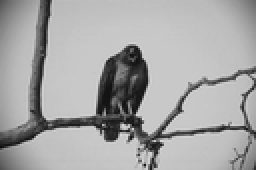
%> input picture Atividade 3/42049_20-200.png, 128 x 85 px, shrunk from 481 x 321 before the run (shown 2 times larger)
$ octave atv03_03.m   (GNU Octave 9; MATLAB toolbox functions it lacks are replaced by stand-ins)
%> lines starting %> are read from the running program, lines starting %| are printed output that depends on the picture
clear all; close all; clc
% Carregando a Imagem
g = imread('42049_20-200.png');
%> g is the input picture: size 85x128 uint8; min 13, max 218, mean 165.4
[lin,col]=size(g);
%> lin = 85; col = 128
%figure; imshow(g)
vet=zeros(1,256)
%gSorted = sort(g)
acumulador=0

for k = min(g(:)):max(g(:))
  for i = 1:lin
    for j = 1:col
      if g(i,j)==k
        acumulador=acumulador+1
      endif
    endfor
  endfor
  vet(k)=acumulador
  acumulador=0
endfor
%> after the loop, vet = 256 values, max 1290 at index 200, min 0 at index 1, mean 42.5

imhist(g)
axis "auto y"
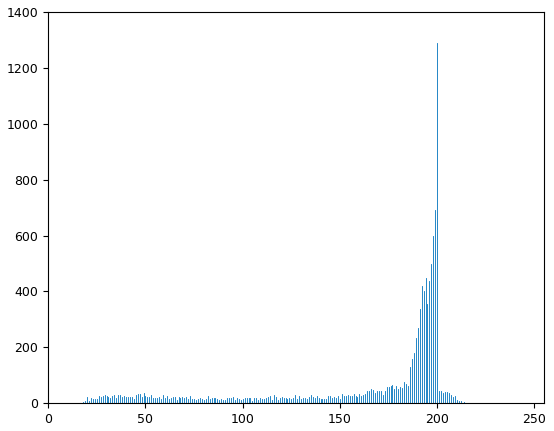
%> figure redrawn from the program's plot data; highest point at x = 200, y = 1290

figure, plot(vet)
xlim([0 255]), ylim("auto y")
grid on
title('Na unha')
xlabel('valor'), ylabel('ocorr阯cias')
%> after `ylabel('ocorr阯cias')`:
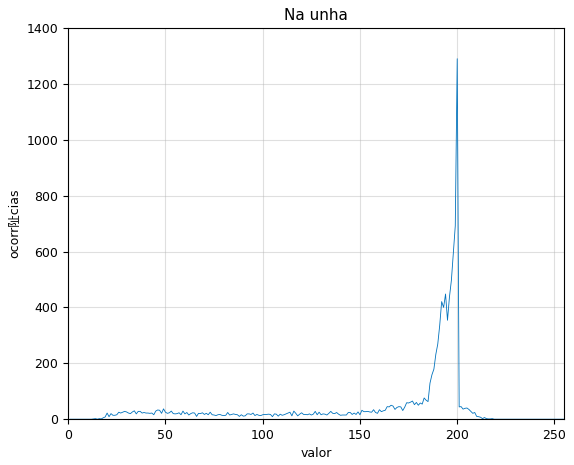
%> figure redrawn from the program's plot data; curve peaks at x = 200, y = 1290

figure; imshow(g)
